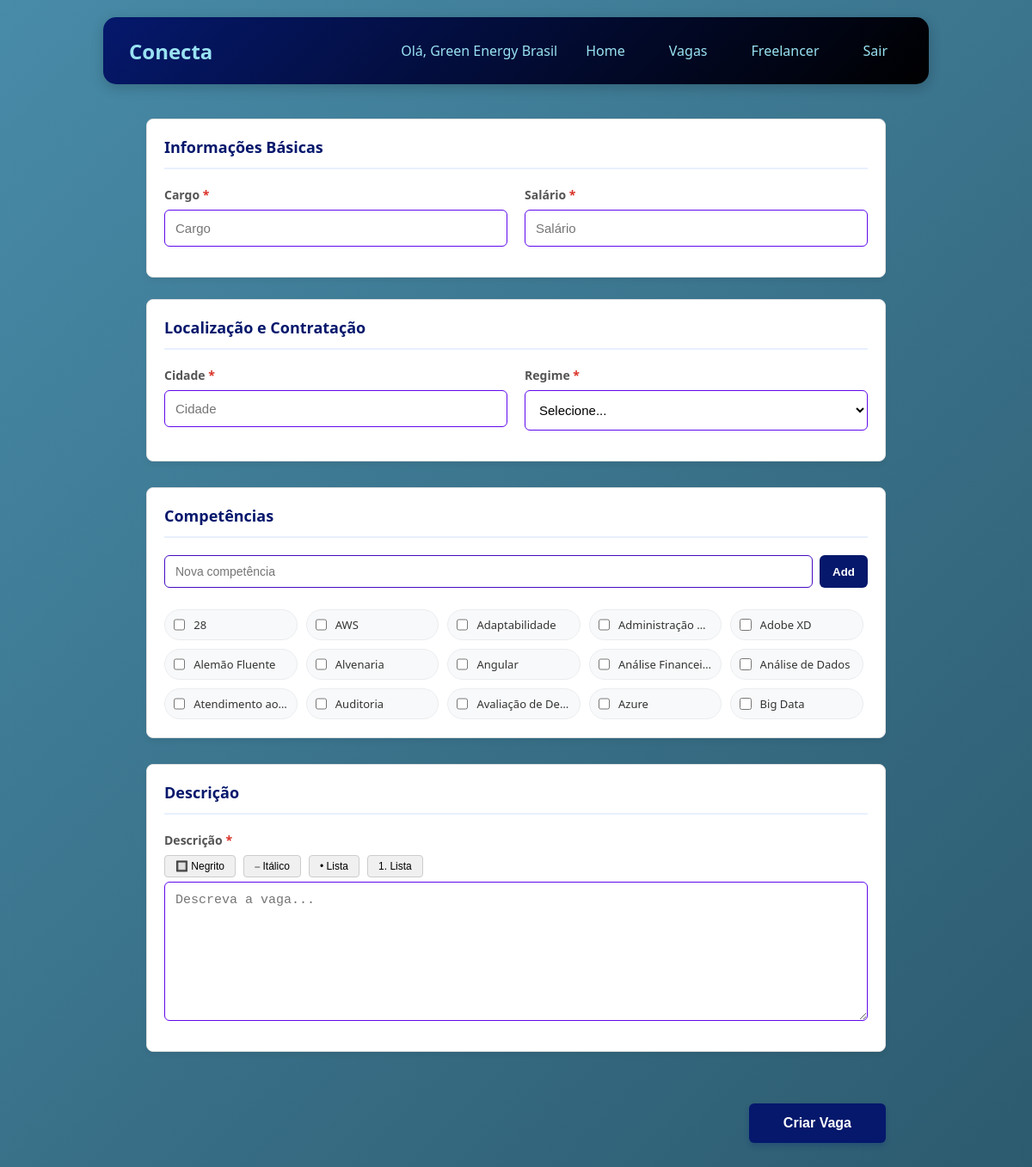
Screenshot of /empresa/vaga/criar (signed in) with the database file from the repository.
### tables this page shows
CREATE TABLE competencias (
        id_competencia INTEGER PRIMARY KEY AUTOINCREMENT,
        nome TEXT
    );

### routes/route_vagas.py (the view, shortened to what this page needs)
@bp_vagas.route('/empresa/vaga/criar', methods=['GET', 'POST'])
def empresa_criar_vaga():
    if 'usuario_id' not in session or session.get('tipo') != 'empresa':
        return redirect('/')
    if request.method == 'GET':
        from database.connect import get_connection
        conn = get_connection()
        cursor = conn.cursor()
        cursor.execute("SELECT DISTINCT titulo FROM vagas WHERE titulo IS NOT NULL ORDER BY titulo")
        titulos = cursor.fetchall()
        conn.close()
        return render_template('home/criar_vaga.html',
                             competencias=Competencia.listar_todas(),
                             titulos=titulos
                             )

### CRUDs/crud_comp.py (called while the page is built)
    @staticmethod
    def listar_todas():
        conn = get_connection()
        try:
            cursor = conn.cursor()
            cursor.execute("SELECT * FROM competencias ORDER BY nome")
            return cursor.fetchall()
        finally:
            conn.close()

### database/connect.py (called while the page is built)
def get_connection():
    conn = sqlite3.connect(Config.DB_PATH)
    conn.execute("PRAGMA foreign_keys = ON;")
    conn.row_factory = sqlite3.Row
    return conn

### models/model_comp.py (called while the page is built)
    @staticmethod
    def listar_todas():
        return CompetenciaCRUD.listar_todas()

### templates/home/criar_vaga.html (shortened to what this page needs)
{% extends "menu.html" %}
{% block content %}
<div class="container-principal">
    <form action="{{ url_for('vagas.empresa_criar_vaga') }}" method="POST">
        <div class="formulario-layout-wrapper">
            <div class="formulario-principal-corpo">
                <div class="secao-vaga">
                    <div class="secao-header">
                        <h2>Informações Básicas</h2>
                    </div>
                    <div class="dividir"></div>
                    <div class="secao-content">
                        <div class="campo-row">
                            <div class="campo campo-metade">
                                <label>Cargo <span class="obrigatorio">*</span></label>
                                <input type="text" name="titulo" id="titulo" class="form-control" placeholder="Cargo" list="lista-titulos" required>
                            </div>
                            <div class="campo campo-metade">
                                <label>Salário <span class="obrigatorio">*</span></label>
                                <input type="number" name="salario" id="salario" class="form-control" placeholder="Salário" required>
                            </div>
                        </div>
                    </div>
                </div>
                <div class="secao-vaga">
                    <div class="secao-header">
                        <h2>Localização e Contratação</h2>
                    </div>
                    <div class="dividir"></div>
                    <div class="secao-content">
                        <div class="campo-row">
                            <div class="campo campo-metade">
                                <label>Cidade <span class="obrigatorio">*</span></label>
                                <input type="text" name="cidade" id="cidade" class="form-control" placeholder="Cidade" required>
                            </div>
                            <div class="campo campo-metade">
                                <label>Regime <span class="obrigatorio">*</span></label>
                                <select name="regime" id="regime" class="form-control select-custom" required>
                                    <option value="">Selecione...</option>
                                </select>
                            </div>
                        </div>
                    </div>
                </div>
            </div> <aside class="sidebar-competencias">
                <div class="secao-header">
                    <h2>Competências</h2>
                </div>
                <div class="dividir"></div>
                <div class="adicionarcompetencia">
                    <input type="text" id="input_nova_comp" placeholder="Nova competência">
                    <button type="button" id="btn-adicionar" onclick="adicionarCompetencia()">Add</button>
                </div>
                <div class="secao-content">
                    <div id="lista-competencias" class="competencias-lista-sidebar">
                        {% for c in competencias %}
                        <div class="competencia-item">
                            <input type="checkbox" name="competencias" value="{{ c[0] }}" id="comp_{{ c[0] }}">
                            <label for="comp_{{ c[0] }}">{{ c[1] }}</label>
                        </div>
                        {% endfor %}
                    </div>
                </div>
            </aside>
                <div class="secao-vaga">
                    <div class="secao-header">
                        <h2>Descrição</h2>
                    </div>
                    <div class="dividir"></div>
                    <div class="secao-content">
                        <div class="campo-row">
                            <div class="campo">
    <label>Descrição <span class="obrigatorio">*</span></label>
    <div class="format-buttons" style="margin-bottom: 5px;">
        <button type="button" onclick="formatar('**', '**')" class="btn-formato">🔲 Negrito</button>
        <button type="button" onclick="formatar('*', '*')" class="btn-formato">⎯ Itálico</button>
        <button type="button" onclick="formatarLista('- ')" class="btn-formato">• Lista</button>
        <button type="button" onclick="formatarLista('1. ')" class="btn-formato">1. Lista</button>
    </div>
    <textarea name="descricao" id="descricao" class="form-control"
              placeholder="Descreva a vaga..." required rows="8"></textarea>
</div>
                        </div>
                    </div>
                </div>
            <div class="container-btn">
                <button type="submit" class="btn-submit">Criar Vaga</button>
            </div>
        </div>
    </form>
</div>
<link rel="stylesheet" href="{{ url_for('static', filename='css/home/criar_vaga.css') }}">
{% endblock %}

### static/css/home/homef.css (style rules this page uses)
* { margin: 0; padding: 0; box-sizing: border-box; }
body { font-family: 'Segoe UI', Tahoma, Geneva, Verdana, sans-serif; background: linear-gradient(135deg, #488BA8 0%, #2c5a6e 100%); min-height: 100vh; }

### static/css/home/criar_vaga.css (style rules this page uses)
.container-principal { max-width: 900px; margin: 40px auto; padding: 0 20px; font-family: 'Segoe UI', Tahoma, Geneva, Verdana, sans-serif; color: #333; }
.formulario-layout-wrapper { display: flex; flex-direction: column; gap: 30px; }
.formulario-principal-corpo { width: 100%; display: flex; flex-direction: column; }
.sidebar-competencias { width: 100%; background: #fff; border-radius: 8px; padding: 20px; box-shadow: 0 4px 6px rgba(0, 0, 0, 0.05); border: 1px solid #e0e0e0; position: static; max-height: none; display: flex; flex-direction: column; box-sizing: border-box; }
.competencias-lista-sidebar { display: flex; flex-direction: row; flex-wrap: wrap; gap: 10px; overflow-y: visible; max-height: none; padding: 5px 0; }
.secao-vaga { background: #fff; border-radius: 8px; padding: 20px; margin-bottom: 25px; box-shadow: 0 4px 6px rgba(0, 0, 0, 0.05); border: 1px solid #e0e0e0; }
.secao-vaga:last-child { margin-bottom: 0; }
.secao-header h2 { font-size: 18px; color: #05186c; margin: 0; font-weight: 600; }
.dividir { height: 2px; background-color: #e8f0fe; margin: 12px 0 20px 0; }
.campo-row { display: flex; gap: 20px; flex-wrap: wrap; width: 100%; }
.campo { display: flex; flex-direction: column; width: 100%; margin-bottom: 15px; }
.campo-metade { flex: 1; min-width: 250px; }
.campo label { font-size: 14px; font-weight: 600; margin-bottom: 8px; color: #555; }
.obrigatorio { color: #d93025; }
.form-control { width: 100%; padding: 12px; font-size: 15px; border: 1px solid #6008ed; border-radius: 6px; box-sizing: border-box; transition: border-color 0.2s, box-shadow 0.2s; }
textarea.form-control { min-height: 120px; resize: vertical; }
select.select-custom { background-color: #fff; cursor: pointer; height: 47px; }
.adicionarcompetencia { display: flex; gap: 8px; margin-bottom: 20px; }
.adicionarcompetencia input { flex: 1; padding: 10px 12px; border: 1px solid #450bc2; border-radius: 6px; font-size: 14px; }
.adicionarcompetencia button { padding: 10px 15px; background-color: #05186c; color: white; border: none; border-radius: 6px; font-weight: bold; cursor: pointer; transition: background-color 0.2s; }
.competencia-item { display: inline-flex; align-items: center; background: #f8f9fa; padding: 8px 14px; border-radius: 20px; border: 1px solid #e9ecef; transition: background-color 0.2s; white-space: nowrap; }
.competencia-item input[type="checkbox"] { margin-right: 10px; width: 16px; height: 16px; cursor: pointer; accent-color: #05186c; }
.competencia-item label { margin: 0; cursor: pointer; font-size: 14px; user-select: none; width: 100%; }
.container-btn { display: flex; justify-content: flex-end; margin-top: 5px; width: 100%; }
.btn-submit { padding: 14px 40px; font-size: 16px; font-weight: bold; color: #fff; background-color: #05186c; border: none; border-radius: 6px; cursor: pointer; box-shadow: 0 4px 6px rgba(5, 24, 108, 0.2); transition: background-color 0.2s, transform 0.1s; width: auto; }
input { border: 1px solid #0055ff; border-radius: 8px; }
.btn-formato { padding: 5px 12px; margin-right: 5px; background: #f0f0f0; border: 1px solid #ccc; border-radius: 4px; cursor: pointer; font-size: 12px; }
.competencias-lista-sidebar { display: grid; grid-template-columns: repeat(5, minmax(0, 1fr)); gap: 10px; padding: 5px 5px 5px 0; max-height: calc((38px * 3) + (10px * 2)); overflow-y: auto; overflow-x: hidden; }
.competencia-item { display: flex; align-items: center; background: #f8f9fa; padding: 8px 10px; border-radius: 20px; border: 1px solid #e9ecef; transition: background-color 0.2s; box-sizing: border-box; width: 100%; }
.competencia-item label { margin: 0; cursor: pointer; font-size: 13px; user-select: none; width: 100%; overflow: hidden; text-overflow: ellipsis; white-space: nowrap; }

### rows the page displays
competencias: nome "28"
competencias: nome "AWS"
competencias: nome "Adaptabilidade"
competencias: nome "Administração…"
competencias: nome "Adobe XD"
competencias: nome "Alemão Fluente"
competencias: nome "Alvenaria"
competencias: nome "Angular"
competencias: nome "Análise Financeira"
competencias: nome "Análise de Dados"
competencias: nome "Atendimento ao…"
competencias: nome "Auditoria"
competencias: nome "Avaliação de De…"
competencias: nome "Azure"
competencias: nome "Big Data"

### other values shown
{{ session.usuario_nome }} "Green Energy Brasil"
